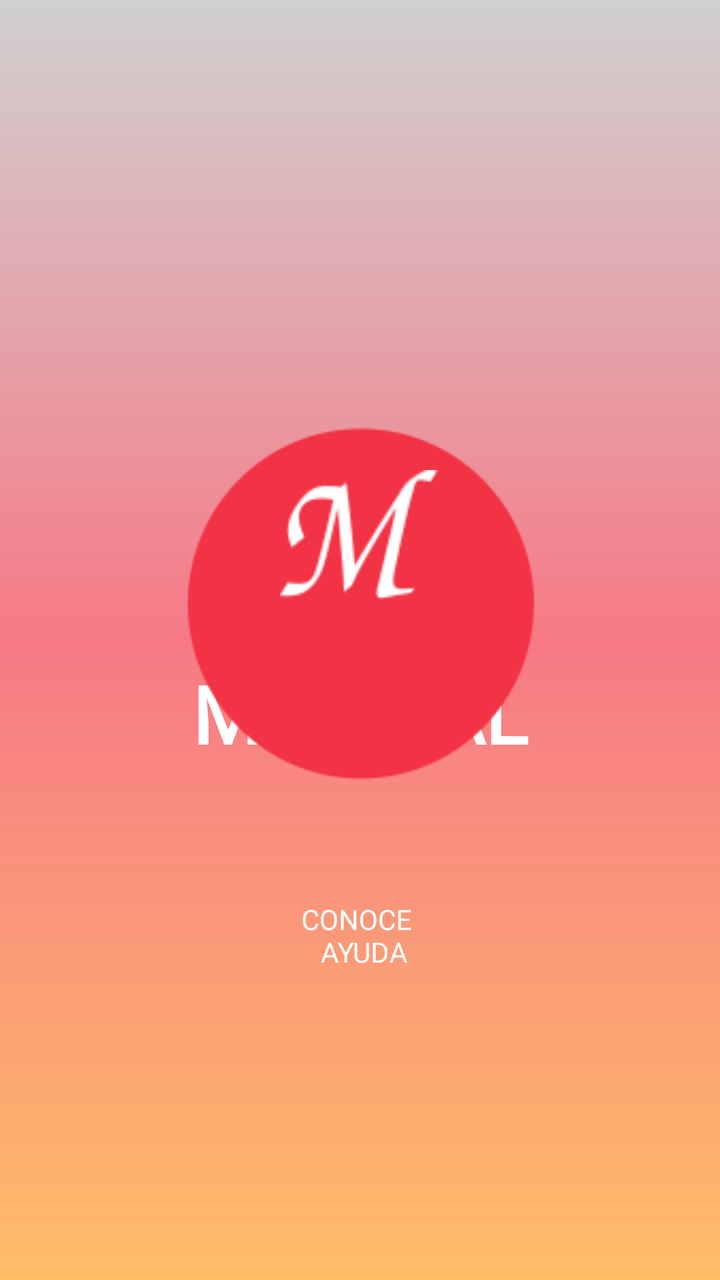
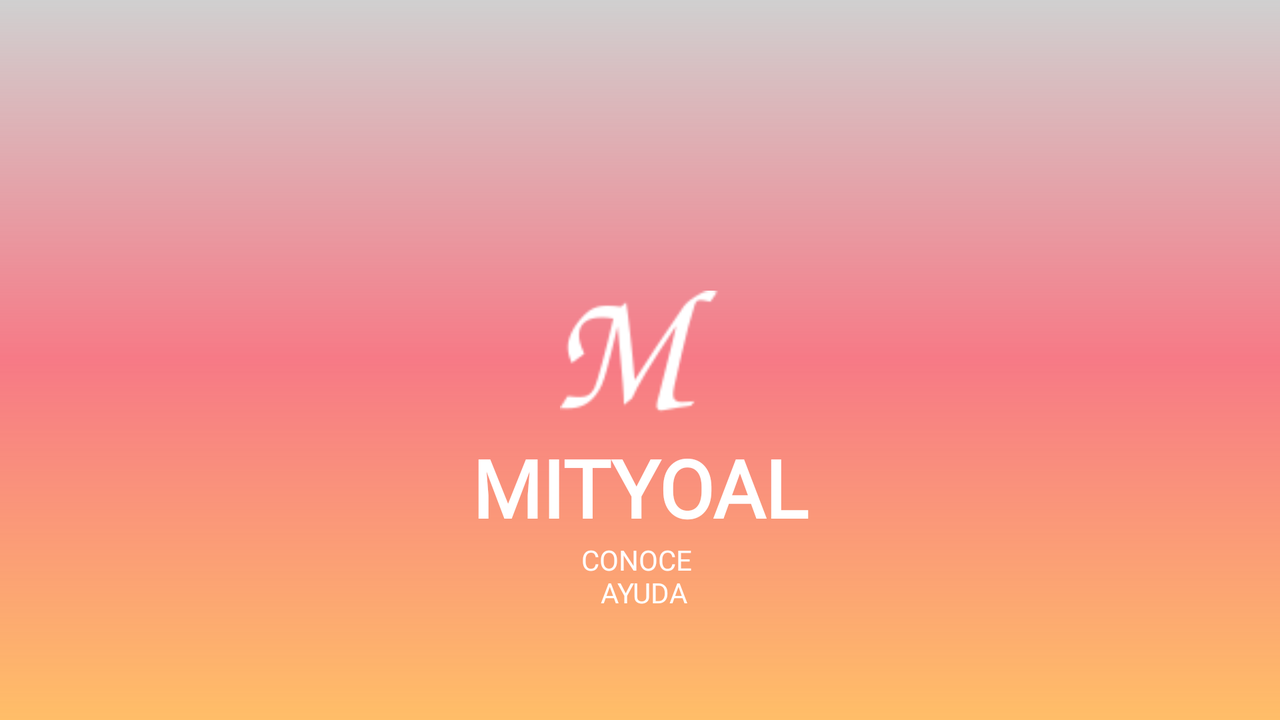

First picture: res/layout/ on a phone held upright. Second picture: the repository's own variant of that layout, on a device whose configuration matches the variant's folder. Source for both follows.
<!-- AndroidManifest.xml: activity theme Theme.NoActionBar -->
<!-- res/layout/activity_splash.xml -->
<?xml version="1.0" encoding="utf-8"?>
<androidx.constraintlayout.widget.ConstraintLayout xmlns:android="http://schemas.android.com/apk/res/android"
    xmlns:app="http://schemas.android.com/apk/res-auto"
    xmlns:tools="http://schemas.android.com/tools"
    android:layout_width="match_parent"
    android:layout_height="match_parent"
    tools:context=".SplashActivity">

    <ImageView
        android:id="@+id/fondo"
        android:layout_width="match_parent"
        android:layout_height="match_parent"
        android:src="@drawable/gente"
        android:scaleType="centerCrop"
        />

    <View
        android:layout_width="match_parent"
        android:layout_height="match_parent"
        android:background="@drawable/scrim"/>

    <TextView
        android:id="@+id/mityoal"
        android:layout_width="match_parent"
        android:layout_height="wrap_content"
        android:layout_marginTop="330dp"
        android:fontFamily="@font/z003"
        android:gravity="center"
        android:shadowColor="@color/purple_500"
        android:text="@string/splash_mityoal"
        android:textColor="@color/white"
        android:textSize="40sp"
        android:textStyle="bold"
        app:layout_constraintEnd_toEndOf="parent"
        app:layout_constraintStart_toStartOf="parent"
        app:layout_constraintTop_toTopOf="parent" />

    <LinearLayout
        android:id="@+id/lnSplash"
        android:layout_width="match_parent"
        android:layout_height="wrap_content"
        app:layout_constraintTop_toTopOf="parent"
        app:layout_constraintStart_toStartOf="parent"
        android:layout_marginTop="200dp"
        android:orientation="vertical">

        <ImageView
            android:id="@+id/imgSplash"
            android:layout_width="match_parent"
            android:layout_height="match_parent"
            android:src="@drawable/logo_sin_letras"
            app:layout_constraintTop_toTopOf="parent"
            android:scaleType="center"
            app:tint="@color/colorPrimario" />

        <TextView
            android:id="@+id/conoceAyuda"
            android:layout_width="match_parent"
            android:layout_height="wrap_content"
            android:layout_marginTop="50dp"
            android:text="@string/tv_splash"
            app:layout_constraintTop_toBottomOf="@id/imgSplash"
            android:textColor="@color/white"
            android:fontFamily="@font/z003"
            android:gravity="center"/>

    </LinearLayout>

    <ImageView
        android:id="@+id/imgLetras"
        android:layout_width="100dp"
        android:layout_height="74dp"
        android:layout_marginStart="20dp"
        android:layout_marginLeft="20dp"
        android:layout_marginTop="35dp"
        android:scaleType="fitXY"
        android:src="@drawable/logo_solo_letras"
        app:layout_constraintEnd_toEndOf="parent"
        app:layout_constraintStart_toStartOf="parent"
        app:layout_constraintTop_toTopOf="@id/lnSplash" />

</androidx.constraintlayout.widget.ConstraintLayout>
<!-- resources referenced by this layout -->
<resources>
  <color name="colorPrimario">#F23245</color>
  <color name="purple_500">#FF6200EE</color>
  <color name="white">#FFFFFFFF</color>
  <!-- drawable logo_sin_letras: png bitmap (drawable-v24, 3389 bytes) -->
  <!-- drawable logo_solo_letras: png bitmap (drawable-hdpi, 2177 bytes) -->
  <!-- drawable scrim (drawable) -->
  <?xml version="1.0" encoding="utf-8"?>
  <shape xmlns:android="http://schemas.android.com/apk/res/android">
  
      <gradient
          android:angle="-90"
          android:startColor="#2F000000"
          android:centerColor="#A6F23245"
          android:endColor="#D5FFB14A"
          android:type="linear"/>
  
  </shape>
  <string name="splash_mityoal">MITYOAL</string>
  <string name="tv_splash">CONOCE \n AYUDA</string>
  <style name="Theme.NoActionBar" parent="Theme.MaterialComponents.DayNight.NoActionBar">
  
          <item name="colorPrimary">@color/colorPrimario</item>
          <item name="colorPrimaryVariant">@color/colorPrimario</item>
          <item name="colorOnPrimary">@color/white</item>
          
      </style>
</resources>
<!-- res/layout-land/activity_splash.xml (the repository's variant of the layout above) -->
<!-- drawn on the phone turned sideways -->
<?xml version="1.0" encoding="utf-8"?>
<androidx.constraintlayout.widget.ConstraintLayout xmlns:android="http://schemas.android.com/apk/res/android"
    xmlns:app="http://schemas.android.com/apk/res-auto"
    xmlns:tools="http://schemas.android.com/tools"
    android:layout_width="match_parent"
    android:layout_height="match_parent"
    tools:context=".SplashActivity">

    <ImageView
        android:id="@+id/fondo"
        android:layout_width="match_parent"
        android:layout_height="match_parent"
        android:src="@drawable/gente"
        android:scaleType="centerCrop"
        app:layout_constraintTop_toTopOf="parent"
        app:layout_constraintBottom_toBottomOf="parent"
        app:layout_constraintStart_toStartOf="parent"
        app:layout_constraintEnd_toEndOf="parent"/>

    <View
        android:layout_width="match_parent"
        android:layout_height="match_parent"
        android:background="@drawable/scrim"
        app:layout_constraintTop_toTopOf="parent"
        app:layout_constraintBottom_toBottomOf="parent"
        app:layout_constraintStart_toStartOf="parent"
        app:layout_constraintEnd_toEndOf="parent"/>

    <TextView
        android:id="@+id/mityoal"
        android:layout_width="match_parent"
        android:layout_height="wrap_content"
        android:fontFamily="@font/z003"
        android:gravity="center"
        android:shadowColor="@color/purple_500"
        android:text="@string/splash_mityoal"
        android:textColor="@color/white"
        android:textSize="40sp"
        android:textStyle="bold"
        app:layout_constraintTop_toBottomOf="@id/imgLetras"
        app:layout_constraintEnd_toEndOf="parent"
        app:layout_constraintStart_toStartOf="parent"
        tools:layout_editor_absoluteY="330dp" />

    <ImageView
        android:id="@+id/imgLetras"
        android:layout_width="100dp"
        android:layout_height="74dp"
        android:layout_marginStart="20dp"
        android:layout_marginLeft="20dp"
        android:scaleType="fitCenter"
        android:src="@drawable/logo_solo_letras"
        app:layout_constraintBottom_toBottomOf="parent"
        app:layout_constraintEnd_toEndOf="parent"
        app:layout_constraintStart_toStartOf="parent"
        app:layout_constraintTop_toTopOf="@+id/fondo" />

    <TextView
        android:id="@+id/conoceAyuda"
        android:layout_width="match_parent"
        android:layout_height="wrap_content"
        android:text="@string/tv_splash"
        app:layout_constraintTop_toBottomOf="@id/mityoal"
        android:textColor="@color/white"
        android:fontFamily="@font/z003"
        android:gravity="center"/>

</androidx.constraintlayout.widget.ConstraintLayout>
<!-- resources referenced by the variant -->
<!-- as the phone turned sideways resolves them -->
<resources>
  <color name="purple_500">#FF6200EE</color>
  <color name="white">#FFFFFFFF</color>
  <!-- drawable logo_solo_letras: png bitmap (drawable-hdpi, 2177 bytes) -->
  <!-- drawable scrim (drawable) -->
  <?xml version="1.0" encoding="utf-8"?>
  <shape xmlns:android="http://schemas.android.com/apk/res/android">
  
      <gradient
          android:angle="-90"
          android:startColor="#2F000000"
          android:centerColor="#A6F23245"
          android:endColor="#D5FFB14A"
          android:type="linear"/>
  
  </shape>
  <string name="splash_mityoal">MITYOAL</string>
  <string name="tv_splash">CONOCE \n AYUDA</string>
  <style name="Theme.NoActionBar" parent="Theme.MaterialComponents.DayNight.NoActionBar">
  
          <item name="colorPrimary">@color/colorPrimario</item>
          <item name="colorPrimaryVariant">@color/colorPrimario</item>
          <item name="colorOnPrimary">@color/white</item>
          
      </style>
  <color name="colorPrimario">#F23245</color>
</resources>
